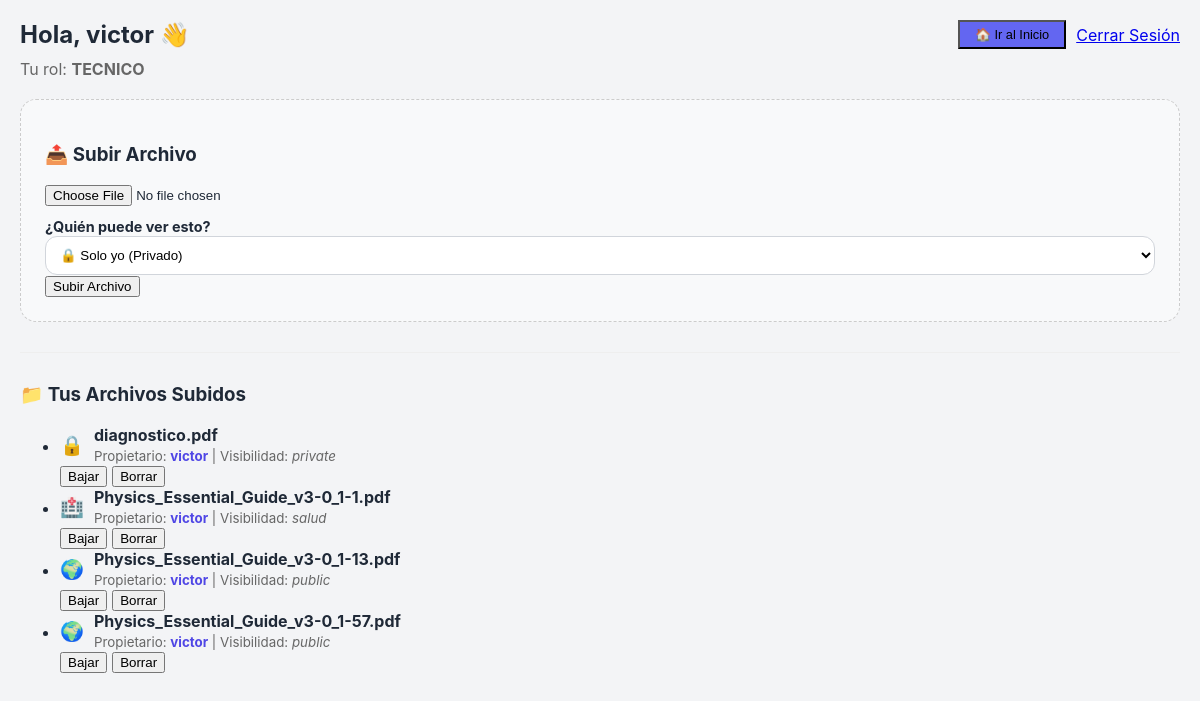
Page /dashboard (signed in) on the earlier database version.
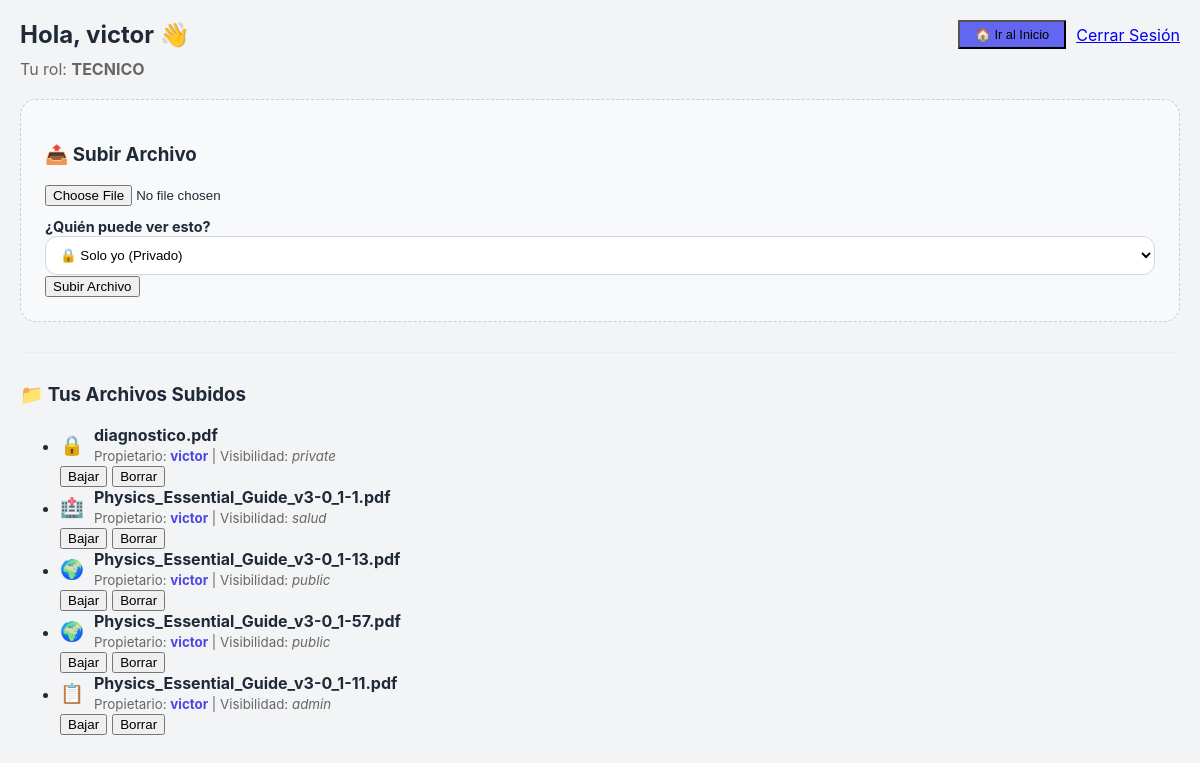
Same page on the later database version.
### app.py (models this page shows)
class File(db.Model):
    id = db.Column(db.Integer, primary_key=True)
    filename = db.Column(db.String(300))
    user_id = db.Column(db.Integer, db.ForeignKey('user.id'))
    visibility = db.Column(db.String(50), default='private')

class User(UserMixin, db.Model):
    id = db.Column(db.Integer, primary_key=True)
    username = db.Column(db.String(150), unique=True, nullable=False)
    email = db.Column(db.String(150), unique=True, nullable=False)
    password = db.Column(db.String(150), nullable=False)
    role = db.Column(db.String(50), nullable=False, default='administrativo')
    files = db.relationship('File', backref='owner', lazy=True, cascade="all, delete-orphan")

### app.py (the view)
@app.route('/dashboard')
@login_required
def dashboard():
    users = [] # Lista de usuarios (solo para superadmin)
    if current_user.role == 'superadmin':
        files = File.query.all()
        users = User.query.all()
    else:
        files = File.query.filter_by(user_id=current_user.id).all()
    return render_template('dashboard.html',
                         name=current_user.username,
                         role=current_user.role,
                         files=files,
                         users=users)

### app.py (called while the page is built)
@login_manager.user_loader
def load_user(user_id):
    return User.query.get(int(user_id))

### templates/dashboard.html (shortened to what this page needs)
<!DOCTYPE html>
<html lang="es">
<head>
    <link rel="stylesheet" href="{{ url_for('static', filename='style.css') }}">
</head>
<body>
    <div class="container">
        <div style="display: flex; justify-content: space-between; align-items: center; margin-bottom: 20px;">
            <h1 style="margin: 0; font-size: 1.5rem;">Hola, {{ name }} 👋</h1>
            <div style="display: flex; gap: 10px;">
                <a href="/" style="text-decoration: none;">
                    <button class="btn-primary" style="background-color: #6366f1; width: auto; padding: 5px 15px; font-size: 0.8rem;">🏠 Ir al Inicio</button>
                </a>
                <a href="/logout" class="logout-link" style="align-self: center;">Cerrar Sesión</a>
            </div>
        </div>
        <p style="color: #666; margin-top: -10px;">
            Tu rol:
            {% if role == 'superadmin' %}
                <strong style="color: #ef4444;">SUPERADMIN (MODO DIOS ⚡)</strong>
            {% else %}
                <strong>{{ role|upper }}</strong>
            {% endif %}
        </p>
        <div style="background: #f8f9fa; padding: 1.5rem; border-radius: 1rem; border: 1px dashed #ccc; margin-top: 20px;">
            <h3>📤 Subir Archivo</h3>
            <form method="POST" action="/upload" enctype="multipart/form-data">
                <input type="file" name="file" required>
                <div style="margin-top: 10px;">
                    <label style="font-size: 0.9rem; font-weight: bold; margin-bottom: 5px;">¿Quién puede ver esto?</label>
                    <select name="visibility" style="width: 100%; padding: 10px; border-radius: 0.75rem; border: 1px solid #d1d5db; background: white;">
                        <option value="private">🔒 Solo yo (Privado)</option>
                    </select>
                </div>
                <button type="submit" class="btn-upload">Subir Archivo</button>
            </form>
        </div>
        <hr style="margin: 30px 0; border: 0; border-top: 1px solid #eee;">
        <h3>
            📁
            {% if role == 'superadmin' %}
                Gestión Total de Archivos
            {% else %}
                Tus Archivos Subidos
            {% endif %}
        </h3>
        <ul>
            {% for file in files %}
                <li>
                    <div style="display: flex; align-items: center; gap: 10px;">
                        <span style="font-size: 1.2rem;" title="Visibilidad">
                            {% if file.visibility == 'public' %} 🌍
                            {% elif file.visibility == 'salud' %} 🏥
                            {% elif file.visibility == 'admin' %} 📋
                            {% else %} 🔒
                            {% endif %}
                        </span>
                        <div>
                            <strong>{{ file.filename }}</strong>
                            <br>
                            <small style="color: #666;">
                                Propietario: <b style="color: #4f46e5;">{{ file.owner.username }}</b>
                                |
                                Visibilidad: <span style="font-style: italic;">{{ file.visibility }}</span>
                            </small>
                        </div>
                    </div>
                    <div style="display: flex; gap: 5px;">
                        <a href="{{ url_for('download', file_id=file.id) }}">
                            <button class="btn-download">Bajar</button>
                        </a>
                        <a href="{{ url_for('delete', file_id=file.id) }}" onclick="return confirm('¿Seguro que quieres borrar este archivo?');">
                            <button class="btn-delete">Borrar</button>
                        </a>
                    </div>
                </li>
            {% else %}
                <p style="text-align: center; color: #777;">No hay archivos en el sistema.</p>
            {% endfor %}
        </ul>
        <br><br><br> </div>
</body>
</html>

Differences in the rows shown:
added File: filename "Physics_Essential_Guide_v3-0_1-11.pdf", owner.username "victor", visibility "admin"
